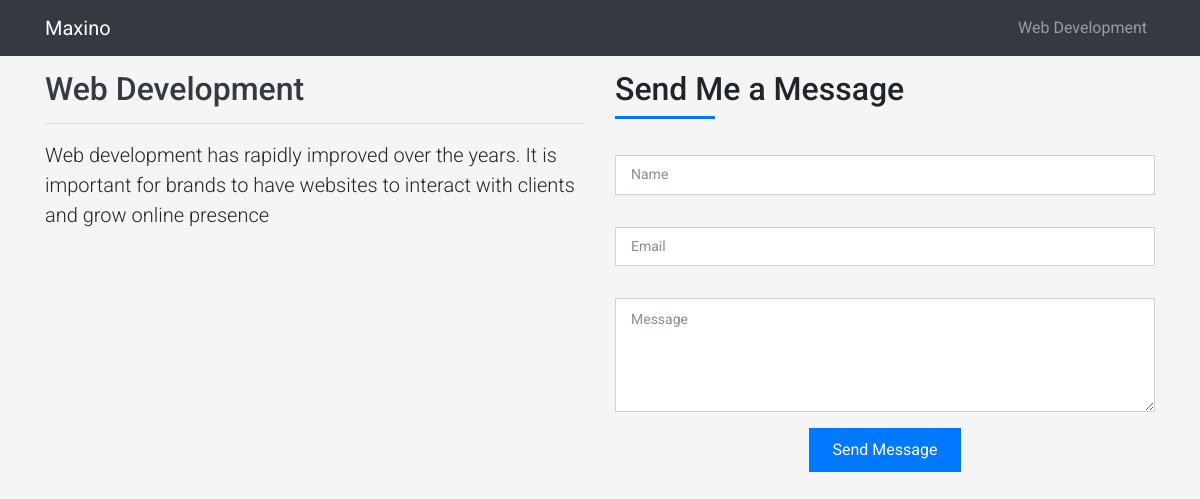
The page /service/web-development on the database its author committed.
### Portfolio/models.py (models this page shows, shortened)
class Service(db.Model):
    id = db.Column(db.Integer, primary_key=True)
    title = db.Column(db.String(150), nullable=False)
    slug = db.Column(db.String(150), nullable=False)
    icon = db.Column(db.String(150), nullable=False)
    heading = db.Column(db.Text())
    description = db.Column(db.Text())

### Portfolio/main/routes.py (the view)
@main.route('/service/<string:slug>')
def service(slug):
    services = Service.query.all()
    form = ContactForm()
    service = Service.query.filter_by(slug=slug).first()
    return render_template('service.html', service=service, form=form, services=services)

### Portfolio/main/forms.py
class ContactForm(FlaskForm):
    name = StringField(
        validators=[Length(min=2, max=50, message='Minimum 2 characters Maxinmun 50')])
    email = StringField(validators=[Email(message="must be an email")])
    message = TextAreaField()

### Portfolio/__init__.py (called while the page is built)
@app.teardown_appcontext
def shutdown_session(exception=None):
    db.session.remove()

### Portfolio/templates/service.html (shortened to what this page needs)
<!DOCTYPE html>
<html lang="en" prefix="og: http://ogp.me/ns#">
  <head>
    <link rel="stylesheet" href="{{ url_for('static', filename='css/font-awesome.min.css') }}">
    <link rel="stylesheet" href="{{ url_for('static', filename='css/bootstrap.css') }}">
    <link rel="stylesheet" href="{{ url_for('static', filename='css/style.css') }}">
  </head>
<body>
  <nav class="navbar navbar-expand-sm bg-dark navbar-dark mb-3">
    <div class="container">
     <a href="{{url_for('main.index')}}" class="navbar-brand">Maxino</a>
    <div class="collapse navbar-collapse" id="nav">
      <ul class="navbar-nav ml-auto">
          {% for service in services %}
          <li class="nav-item"><a href="{{url_for('main.service', slug=service.slug)}}" class="nav-link">{{service.title}}</a></li>
          {% endfor %}
      </ul>
    </div>
    </div>
  </nav>
  <div class="container">
    <div class="row">
      <div class="col-md-6">
        <h2 class="text-dark">{{service.title}}</h2>
           <hr>
           <p class="lead">{{service.description}}</p>
      </div>
      <div class="col-md-6">
        <div class="title-box-2">
          <h5 class="title-left">
            Send Me a Message
          </h5>
        </div>
        <div>
          <form  method="POST" role="form" class="php-email-form">
            <div class="row">
              <div class="col-md-12 mb-3">
                <div class="form-group">
                  {{form.name(class="form-control", placeholder="Name")}}
                </div>
              </div>
              <div class="col-md-12 mb-3">
                <div class="form-group">
                  {{form.email(class="form-control", placeholder="Email")}}
                </div>
              </div>
              <div class="col-md-12">
                <div class="form-group">
                  {{form.message(class="form-control", placeholder="Message", rows=5)}}
                </div>
              </div>
              <div class="col-md-12 text-center">
                <button type="submit" class="button button-a button-big button-rouded">Send Message</button>
              </div>
            </div>
          </form>
        </div>
      </div>
    </div>
  </div>
</body>
</html>

### Portfolio/static/css/style.css (style rules this page uses)
html { scroll-behavior: smooth; position: relative; }
body { background-color: #f5f5f5; }
body { font-family: 'Roboto', sans-serif; font-size: 16px; }
a { color: #1e1e1e; text-decoration: none; transition: all 0.5s ease-in-out; }
.title-box-2 { margin-bottom: 3rem; }
.title-left { font-size: 2rem; position: relative; }
.title-left:before { content: ""; position: absolute; height: 3px; background-color: #0078ff; width: 100px; bottom: -12px; }
.php-email-form input, .php-email-form textarea { border-radius: 0; box-shadow: none; font-size: 14px; }
.php-email-form input { padding: 10px 15px; }
.php-email-form textarea { padding: 12px 15px; margin-bottom: 0; }
.php-email-form button[type=submit] { background: #0078ff; border: 0; padding: 10px 24px; color: #fff; transition: 0.4s; }

### rows shown on the page
Service: title "Web Development", description "Web development has rapidly improved over the years. It is important for brands to have websites to interact with clients and grow online presence"
